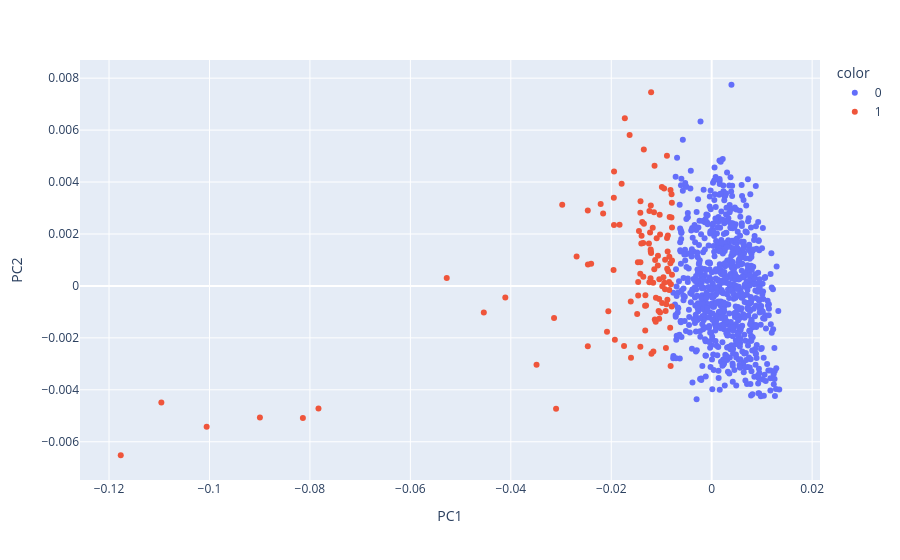

Notebook code cell kept with this figure:
### Code cell
# Visualiser les classes
scatter_plot(New_df, kmeans_partition)
